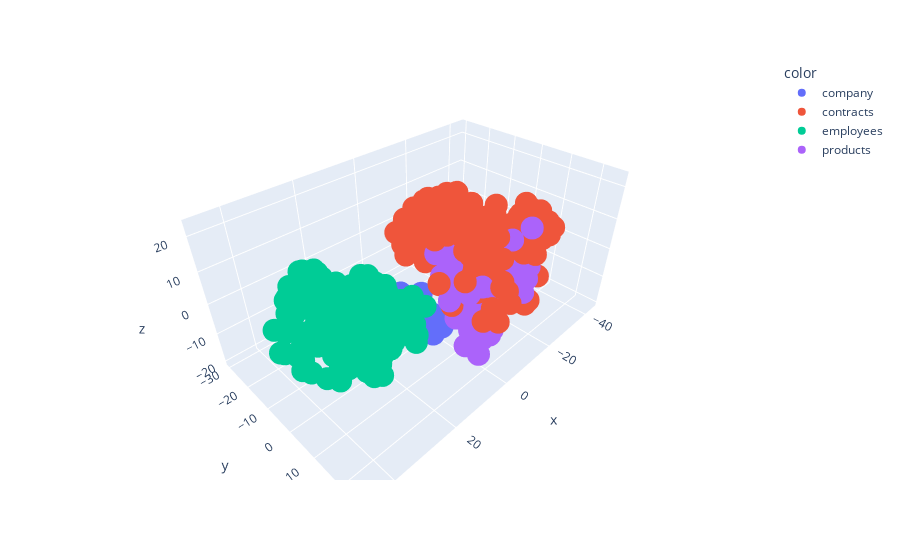

The notebook cell this image was saved under:
### Code cell
fig_3d.show()

### Figure 1 — Plotly figure (JSON) as saved in the notebook; plotly's stock layout.template omitted (floating-point values rounded to 4 significant figures; data arrays with more than 128 entries replaced by an {"elided": "..."} marker saying what was removed)
{"data": [{"customdata": [["Text:Introduction and Fou"], ["Text:Early Growth and Exp"], ["Text:Strategic Restructur"], ["Text:Product Expansion an"], ["Text:Introduction to Insu"], ["Text:Our Core Values and "], ["Text:Benefits and Offerin"], ["Text:Current Engineering "], ["Text:Insurellm Culture - "], ["Text:Overview of Insurell"], ["Text:Insurellm's Product "], ["Text:Scale, Client Portfo"], ["Text:Client Segments and "]], "hovertemplate": "color=company<br>x=%{x}<br>y=%{y}<br>z=%{z}<br>text=%{customdata[0]}<extra></extra>", "legendgroup": "company", "marker": {"color": "#636efa", "symbol": "circle"}, "mode": "markers", "name": "company", "scene": "scene", "showlegend": true, "type": "scatter3d", "x": [4.842, 2.808, 0.5231, -0.8903, 2.379, -1.827, 1.089, 4.291, 1.279, 1.632, -0.8335, -1.353, -3.611], "y": [-7.367, 2.737, -1.48, 2.692, -4.17, -6.79, -12.66, -2.604, -6.056, -4.761, 3.201, -2.161, 1.371], "z": [-18.88, -17.82, -20.09, -17.47, -15.12, -10.84, -12.34, -10.59, -12.63, -18.49, -13.45, -15.53, -14.79]}, {"customdata": {"elided": "214x1 str values"}, "hovertemplate": "color=contracts<br>x=%{x}<br>y=%{y}<br>z=%{z}<br>text=%{customdata[0]}<extra></extra>", "legendgroup": "contracts", "marker": {"color": "#EF553B", "symbol": "circle"}, "mode": "markers", "name": "contracts", "scene": "scene", "showlegend": true, "type": "scatter3d", "x": {"elided": "214 float values"}, "y": {"elided": "214 float values"}, "z": {"elided": "214 float values"}}, {"customdata": {"elided": "146x1 str values"}, "hovertemplate": "color=employees<br>x=%{x}<br>y=%{y}<br>z=%{z}<br>text=%{customdata[0]}<extra></extra>", "legendgroup": "employees", "marker": {"color": "#00cc96", "symbol": "circle"}, "mode": "markers", "name": "employees", "scene": "scene", "showlegend": true, "type": "scatter3d", "x": {"elided": "146 float values"}, "y": {"elided": "146 float values"}, "z": {"elided": "146 float values"}}, {"customdata": [["Text:Product Overview and"], ["Text:Core Features of Biz"], ["Text:Core Features of Biz"], ["Text:Pricing Structure of"], ["Text:Future Development a"], ["Text:Introduction to Carl"], ["Text:Key Features of Carl"], ["Text:Pricing Structure fo"], ["Text:2025-2026 Roadmap Ov"], ["Text:Product Summary and "], ["Text:Features Overview\n\nT"], ["Text:Pricing Tiers and Co"], ["Text:Development Roadmap "], ["Text:Product Overview and"], ["Text:Key Features of Heal"], ["Text:Key Features of Heal"], ["Text:Medication Managemen"], ["Text:Pricing Tiers and In"], ["Text:Development Roadmap "], ["Text:Product Overview of "], ["Text:Key Features of Home"], ["Text:Additional Homellm F"], ["Text:Pricing Structure fo"], ["Text:Homellm Development "], ["Text:Product Summary and "], ["Text:Key Features of Life"], ["Text:Digital Integration "], ["Text:Document Processing,"], ["Text:Pricing Structure fo"], ["Text:Development Roadmap "], ["Text:Product Overview\n\nTh"], ["Text:Key Features of Mark"], ["Text:Pricing Structure fo"], ["Text:2025-2026 Roadmap - "], ["Text:2025-2026 Roadmap - "], ["Text:Introduction to Rell"], ["Text:Core Features of Rel"], ["Text:User Interface and C"], ["Text:Partnerships and Cli"], ["Text:Pricing Tiers for Re"], ["Text:Future Development a"]], "hovertemplate": "color=products<br>x=%{x}<br>y=%{y}<br>z=%{z}<br>text=%{customdata[0]}<extra></extra>", "legendgroup": "products", "marker": {"color": "#ab63fa", "symbol": "circle"}, "mode": "markers", "name": "products", "scene": "scene", "showlegend": true, "type": "scatter3d", "x": [-11.98, -13.28, -10.09, -14.93, 2.523, -8.557, -7.318, -13.54, -2.883, 4.608, 2.286, -17.86, 3.046, 7.45, 5.894, 4.855, 9.521, -20.1, 4.75, 7.839, 5.185, 3.974, -19.33, 4.08, 3.293, 3.797, 10.49, 10.32, -17.82, 2.271, -5.433, -5.165, -10.39, -4.318, -3.056, -15.56, -13.12, -10.7, -16.56, -18.78, -1.126], "y": [11.25, 10.94, 11.62, 15.2, 14.44, 14.75, 15.14, 14.84, 16.91, 16.38, 18.43, 17.38, 19.49, 9.724, 11.48, 8.982, 9.636, 16.63, 17.79, 21.16, 19.09, 23.66, 12.55, 20.99, 11.42, 12.69, 15.82, 15.09, 12.35, 15.41, 8.876, 7.505, 6.335, 15.98, 13.73, 19.61, 18.24, 16.77, 18.29, 17.18, 19.43], "z": [-0.732, 2.701, 3.801, -2.391, -14.69, -7.134, -4.355, -6.821, -7.426, 5.07, 7.197, -6.085, -14.01, 8.699, 11.84, 13.5, 16.05, -2.866, -10.75, -3.881, -1.773, -2.172, -2.222, -6.887, -6.271, -2.919, 9.919, 5.571, -5.874, -8.643, -9.482, -6.822, -9.245, -12.91, -11.13, 4.956, 7.51, 14.05, 15.71, 1.334, -9.908]}], "layout": {"legend": {"title": {"text": "color"}, "tracegroupgap": 0}, "margin": {"t": 60}, "scene": {"domain": {"x": [0, 1], "y": [0, 1]}, "xaxis": {"title": {"text": "x"}}, "yaxis": {"title": {"text": "y"}}, "zaxis": {"title": {"text": "z"}}}}}
